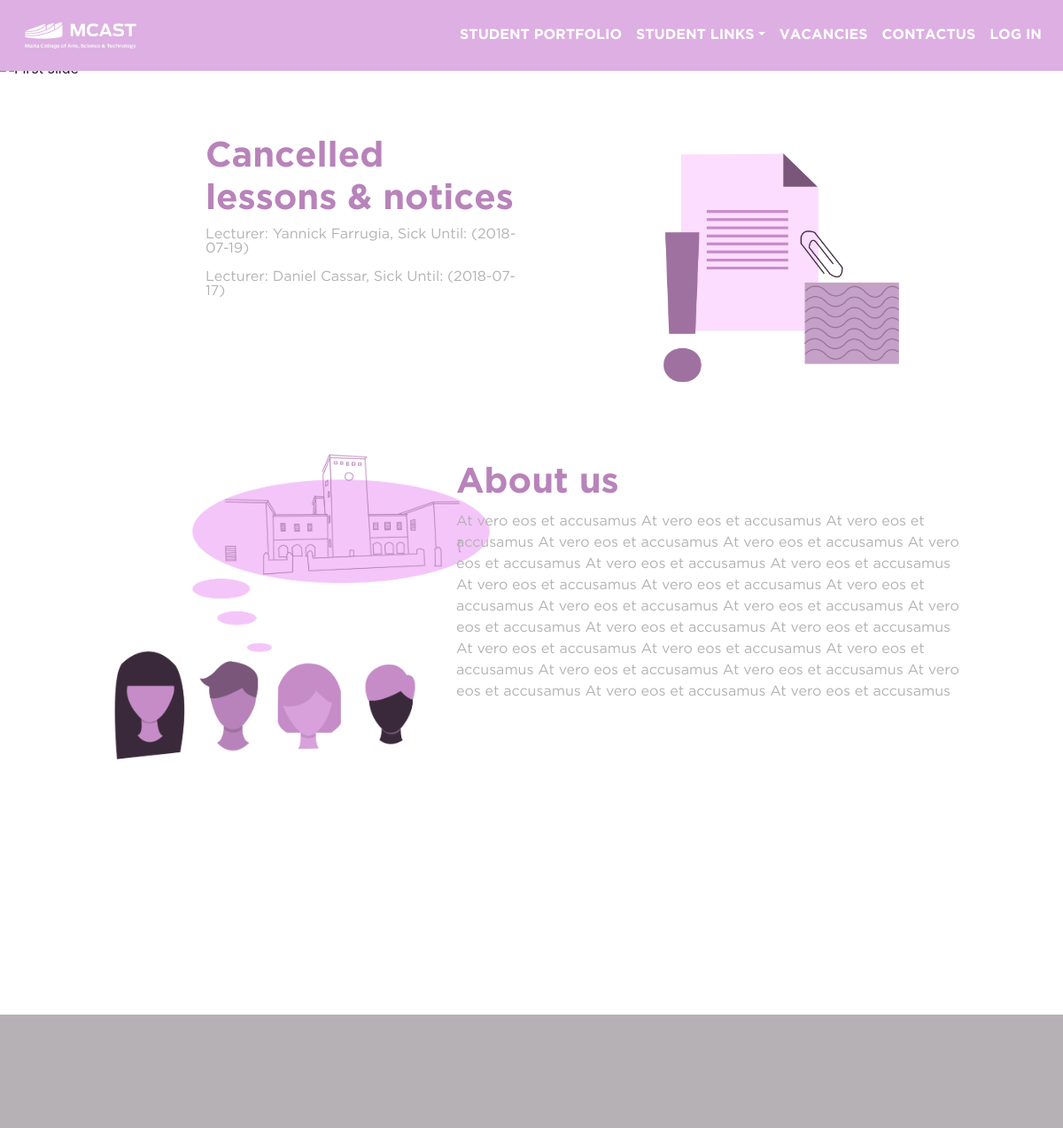
/ICA_WEBSITE/index.php, run on the app's committed database.
### tables this page shows
CREATE TABLE `tbl_sick` (
  `id` int(11) UNSIGNED NOT NULL,
  `s_name` varchar(300) NOT NULL,
  `s_surname` varchar(300) NOT NULL,
  `s_dateLong` date NOT NULL,
  `s_date` int(50) UNSIGNED NOT NULL
);

### ICA_WEBSITE/application/core/MY_Controller.php (called while the page is built, shortened)
<?php
class MY_Controller extends CI_Controller {
    protected function build($page = NULL, $param = NULL)
    {
        $this->load->view('templates/start');
        $this->load->view('navbar', $this->nav());
        if ($page != NULL)
        {
            if (is_array($page))
            {
                foreach ($page as $key => $data)
                {
                    $this->load->view($key, $data);
                }
            }
            else
            {
                $this->load->view($page, $param);
            }
        }
        $this->load->view('templates/end');
    }
    private function nav()
	{
        $nav = [];
        $nav['STUDENT PORTFOLIO'] = 'portfolio';
            $dropdown = [];
            $dropdown['RESOURCES'] = 'academicResource';
            $dropdown['TIMETABLES'] = 'timetable';
        $nav['STUDENT LINKS'] = $dropdown;
        $nav['VACANCIES'] = 'vacancies';
        $nav['CONTACTUS'] = 'contactUs';
        if($this->check_login())
        {
            $nav['LOG OUT'] = 'logout';
        }
        else
        {
            $nav['LOG IN'] = 'login';
        }
		$data = array(
			'navbar'        => $nav,
			'extra'         => array(
				'class'         => 'ml-auto'
			)
        );
        return $data;
    }
    protected function check_login()
    {
        $data = $this->session->userdata;
        if(!array_key_exists('session_code',$data))
        {
            return FALSE;
        }
        return TRUE;
    }
}

### ICA_WEBSITE/application/controllers/Home.php (called while the page is built, shortened)
<?php
class Home extends MY_Controller {
	public function index()
	{
		$data = array(
			'sickLeave' =>$this->system->all_sick_print()
		);
		$this->build('home',$data);
	}
}

### ICA_WEBSITE/index.php (called while the page is built, shortened)
<?php
require_once BASEPATH.'core/CodeIgniter.php';

### ICA_WEBSITE/application/models/System_Model.php (called while the page is built, shortened)
<?php
class System_Model extends CI_Model {
    public function all_sick_print()
    {
        $currentDate = time();
        $lecturers = $this->db->select('id,s_name,s_surname,s_dateLong,s_date')
                              ->order_by('s_date', 'desc')
                              ->where('s_date >',$currentDate)
                              ->get('tbl_sick');
        return $lecturers;
    }
}

### ICA_WEBSITE/application/views/home.php (the view, shortened to what this page needs)
    <div class="container-fluid">
  <div class="row" >
    <div class="col-lg-12 navSpace">
    </div>
  </div>
    <section>
      <div class="row">
        <div id="carouselSpacing">
          <div class="carousel slide" data-ride="carousel">
            <div class="carousel-inner">
              <div class="carousel-item active">
              </div>
            </div>
          </div>
        </div>
      </div>
    </section>
    <section>
      <div class="row">
        <div class="col-lg-2">
        </div>
        <div class="col-lg-4 paragraph">
          <div class="spacing">
            <h1>Cancelled lessons & notices</h1>
<?php foreach ($sickLeave->result_array() as $sick): ?>
                    <p class="notices">
                      Lecturer: <?=$sick['s_name'];?> <?=$sick['s_surname'];?>, Sick Until: (<?=$sick['s_dateLong'];?>)
                    </p>
<?php endforeach;?>
          </div>
        </div>
        <div class="col-lg-1">
        </div>
        <div class="col-lg-5 d-none d-lg-block">
          <div id="cansLocation">
            <img src="/assets/images/canceled-lectures.png"  id="canceledlecImg" alt="canceled-lectures">
          </div>
        </div>
      </div>
    </section>
    <section>
      <div class="row">
        <div class="col-lg-1">
        </div>
        <div class="col-lg-4 d-none d-lg-block">
          <img src="/assets/images/about-us.png" id="aboutUsImage" alt="About Us">
        </div>
        <div class="col-lg-6">
          <div class="spacing">
            <h1>About us</h1>
            <p class="notices"> At vero eos et accusamus At vero eos et accusamus At vero eos et accusamus At vero eos et accusamus At vero eos et accusamus At vero eos et accusamus At vero eos et accusamus At vero eos et accusamus At vero eos et accusamus At vero eos et accusamus At vero eos et accusamus At vero eos et accusamus At vero eos et accusamus At vero eos et accusamus At vero eos et accusamus At vero eos et accusamus At vero eos et accusamus At vero eos et accusamus At vero eos et accusamus At vero eos et accusamus At vero eos et accusamus At vero eos et accusamus At vero eos et accusamus At vero eos et accusamus </p>
          </div>
        </div>
      </div>
  </div>

### ICA_WEBSITE/assets/css/style.css (style rules this page uses)
h1 { font-family: GothamBold,Arial,sans-serif; font-weight:normal; font-style:normal; color: #b883ba; }
a { font-family: GothamBold,Arial,sans-serif; font-weight:normal; font-style:normal; }
p { font-family: GothamBook,Arial,sans-serif; font-weight:normal; font-style:normal; color: #b5b1b5; word-wrap: break-word; }
body { width: 100%; }
.navbar-light .navbar-nav .nav-link { font-weight: bold; color: white ; }
.navSpace { margin-top: 4em; }
.spacing { padding-top:4em; }
.paragraph { font-family: GothamBold,Arial,sans-serif; font-weight:normal; font-style:normal; line-height: 1; padding-left: 2em; color: #b5b1b5; }
.notices { font-family: GothamBook,Arial,sans-serif; }
#aboutUsImage { height: 100%; width: 28em; }
#canceledlecImg { height: 100%; width: 20em; }
#carouselSpacing { width: 100%; }
#cansLocation { margin-top: 3em; }

### data on the page
tbl_sick: s_name "Yannick", s_surname "Farrugia", s_dateLong "2018-07-19"
tbl_sick: s_name "Daniel", s_surname "Cassar", s_dateLong "2018-07-17"
